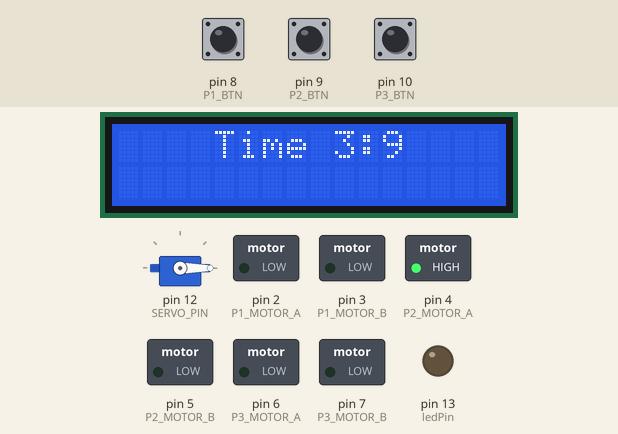
A sketch run on a simulated Arduino Uno, built with avr-gcc and run on an emulated ATmega328P. Shown: 16×2 character LCD, servo, switched loads named in the sketch (green lamp = pin HIGH), output pins drawn as LEDs (lit = HIGH). The test bench sets the inputs (shaded band); at power-on: pin 9 (P2_BTN) LOW, pin 10 (P3_BTN) LOW, pin 8 (P1_BTN) LOW. Random numbers use the default seed unless the sketch sets one; what the sketch prints to the serial monitor is not drawn.

Above: at 10.2 s.
10.3 s: pin 9 (P2_BTN) pulled HIGH for 3.2 s
At 12.4 s:
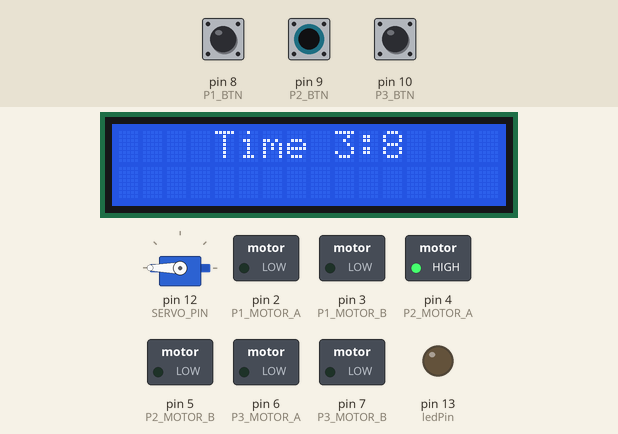
16.1 s: pin 10 (P3_BTN) pulled HIGH for 0.15 s
At 17.4 s:
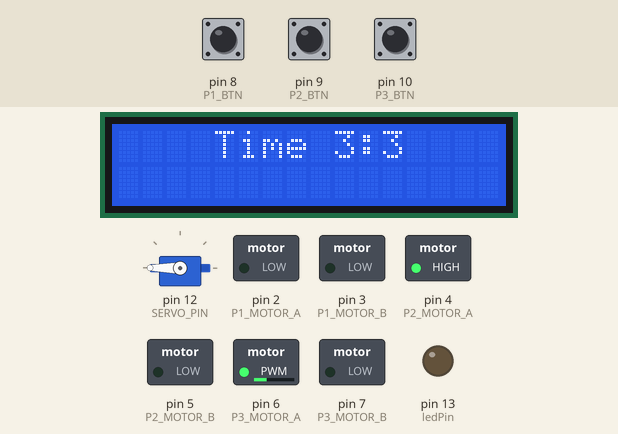
19.2 s: pin 9 (P2_BTN) pulled HIGH for 0.15 s
At 20.9 s:
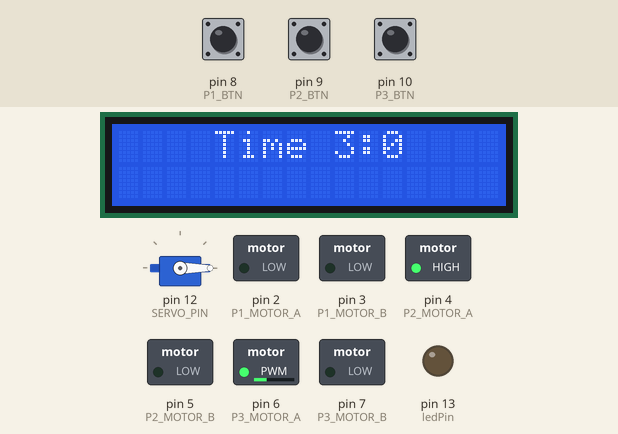
21.5 s: pin 8 (P1_BTN) pulled HIGH for 1 s
25.5 s: pin 9 (P2_BTN) driven HIGH and pin 10 (P3_BTN) driven HIGH
At 25.64 s:
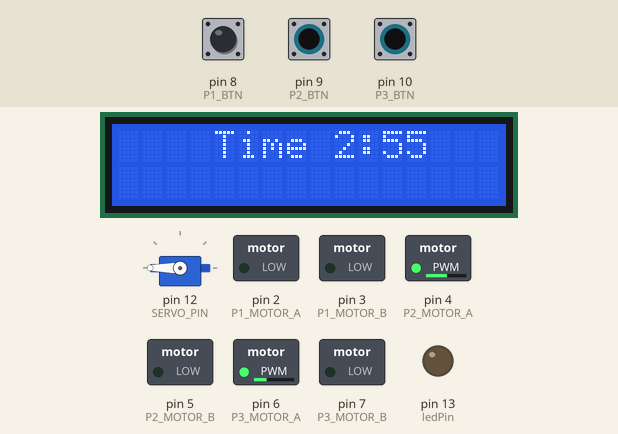
27.2 s: pin 10 (P3_BTN) driven LOW
Timing chart, 0 to 31.2 s (numbered marks = the images above; inputs shaded):
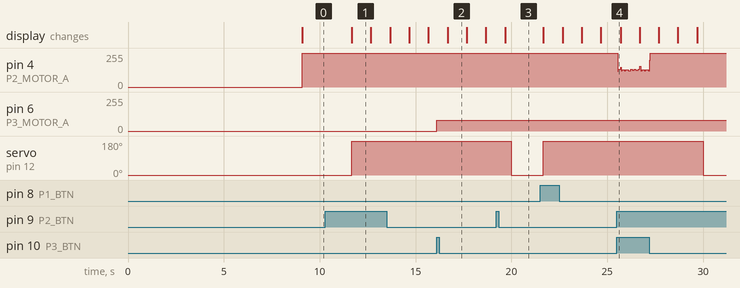

Measured:
- after the input at 16.1 s, pin 6 (P3_MOTOR_A): 0/255 → 80/255 at once
- what the display in image 1 shows lasts 1.0 s, from 11.7 s to 12.7 s

The sketch:

sketch_dec28a.ino
```cpp
#include <Wire.h>
#include <LiquidCrystal_I2C.h>
#include <Stepper.h>
#include <Servo.h>

#define P1_BTN 8
#define P2_BTN 9
#define P3_BTN 10
#define ledPin 13
#define P1_MOTOR_A 2
#define P1_MOTOR_B 3
#define P2_MOTOR_A 4
#define P2_MOTOR_B 5
#define P3_MOTOR_A 6
#define P3_MOTOR_B 7
#define SERVO_PIN 12

Servo servo;      // Servo 클래스로 servo라는 Object 생성

void LCD_PRINT_TIME();
// SCL A5
LiquidCrystal_I2C lcd(0x27, 16, 2);   // LCD 주소 설정

int min = 3, sec = 10; // LCD 타이머 기본 시간
int playSpeak = 0;    // 영희 소리 신호 (0 재생 X, 1 재생 O)
int angle = 0;          // 서보모터 각도

long rate;

char ch = ':';

////////////////////////////////////////
unsigned long LCDpreviousMillis = 0;   // LCD의 상태가 업데이트된 시간을 기록할 변수
unsigned long ServopreviousMillis = 0;    // 서보모터의 상태가 업데이트된 시간을 기록할 변수
////////////////////////////////////////

void setup() {
  pinMode(ledPin, OUTPUT);

  pinMode(P1_BTN, INPUT);     // 2번 핀 입력모드
  pinMode(P2_BTN, INPUT);     // 3번 핀 입력모드
  pinMode(P3_BTN, INPUT);     // 4번 핀 입력모드
  pinMode(4,OUTPUT);
  pinMode(5,OUTPUT);

  Serial.begin(9600); // 시리얼 통신 시작

  lcd.begin();    // LCD의 크기를 설정한다.
  lcd.backlight();

  servo.attach(SERVO_PIN);    // 서보모터 사용
  servo.write(0);   // 서보모터 위치 초기화

  lcd.clear();    // LCD 화면 클리어
  lcd.setCursor(3, 0);
  lcd.print("WARMING UP");    // 게임 준비 화며
  delay(9000);    // 9초 대기
  lcd.clear();

  randomSeed(analogRead(0));
}

void loop()
{
  digitalWrite(4,1);
  digitalWrite(5,0);
  unsigned long currentMillis = millis();   // ㅅmills 함수사용할 때 현재 값 저장
  rate = random(2, 5);    // 영희 소리 배속 (랜덤)

  if (currentMillis - LCDpreviousMillis >= 1000) {    // LCD 타이머
    LCDpreviousMillis = currentMillis;
    if (sec == 0 && min == 0) {
      LCD_TIME_OUT();
      exit(0);    // 시간 초과시 프로그램 종료
    } else {
      if (sec == 0) {
        sec = 59;
        min = min - 1;
      }
      if (min == 0) {
        min = 0;
      }
      sec--;
      LCD_PRINT_TIME(sec, min);
    }
  }
  PLAYER_BTN_EVENT(rate);   // 플레이어의 이동 동작
}

void PLAYER_BTN_EVENT(int rate) {
  int speakValue;

  int speakValue_p1_fail = 0;   // Player 1~3 생존여부
  int speakValue_p2_fail = 0;
  int speakValue_p3_fail = 0;

  unsigned long currentMillis = millis();

  if (currentMillis - ServopreviousMillis >= 10000) {
    ServopreviousMillis = currentMillis;

    speakValue = 1;

    Serial.print("MOTOR");
    servo.write(0);
    Serial.print(" angle0");
    Serial.println();

    Serial.print("SPEAK");
    Serial.print(rate);
    Serial.println();

    if ((rate * 1000) == 4000) {
      delay(1250);
    } else if ((rate * 1000) == 3000) {
      delay(1666);
    } else if ((rate * 1000) == 2000) {
      delay(2500);
    }

    servo.write(180);     // 서보모터 회전
    Serial.print("MOTOR");
    Serial.print(" angle180");
    Serial.println();
  }

  if (digitalRead(P1_BTN) == HIGH) {
    Serial.println("p1");
    analogWrite(P1_MOTOR_A, 80);
    analogWrite(P1_MOTOR_B, 0);
  } else if (digitalRead(P1_BTN) == HIGH && speakValue == 1) {
    Serial.println("FAILEP1");    // Serial에 출력
    delay(500);
    digitalWrite(ledPin, HIGH);   // LED 켜고 1초뒤 종료
    delay(1000);
    digitalWrite(ledPin, LOW);
    speakValue_p1_fail = 1;
    LCD_PRINT_FAILE_PLAYER(1);
  }

  if (digitalRead(P2_BTN)==HIGH) {
    Serial.println("p2");
    analogWrite(P2_MOTOR_A, 80);
    analogWrite(P2_MOTOR_B, 0);
  } else if (digitalRead(P2_BTN) == HIGH && speakValue == 1) {
    Serial.println("FAILEP2");    // Serial에 출력
    delay(500);
    digitalWrite(ledPin, HIGH);   // LED 켜고 1초뒤 종료
    delay(1000);
    digitalWrite(ledPin, LOW);
    speakValue_p2_fail = 1;
    LCD_PRINT_FAILE_PLAYER(2);
  }

  if (digitalRead(P3_BTN)==HIGH) {
    Serial.println("p3");
    analogWrite(P3_MOTOR_A, 80);
    analogWrite(P3_MOTOR_B, 0);
  } else if (digitalRead(P3_BTN) == HIGH && speakValue == 1) {
    Serial.println("FAILEP3");    // Serial에 출력
    delay(500);
    digitalWrite(ledPin, HIGH);   // LED 켜고 1초뒤 종료
    delay(1000);
    digitalWrite(ledPin, LOW);
    speakValue_p3_fail = 1;
    LCD_PRINT_FAILE_PLAYER(3);
  }
  speakValue = 0;
}

void LCD_PRINT_TIME(int sec, int min) {
  lcd.setCursor(4, 0);
  lcd.print("Time");
  lcd.setCursor(9, 0);      // 1번째줄, 0번째열로 커서 이동
  lcd.print(min);  // 분
  lcd.print(ch);
  lcd.print(sec);  // 초
}

void LCD_TIME_OUT() {   // 타이머 종료시 LCD 에 출력
  lcd.clear();
  lcd.setCursor(4, 0);
  lcd.print("FINISHED");
}

void LCD_PRINT_FAILE_PLAYER(int number) {  // 탈락한 플레이어 출력
  lcd.setCursor(4, 1);
  lcd.print(number);
  lcd.setCursor(6, 1);
  lcd.print("FAILED");
}
```
